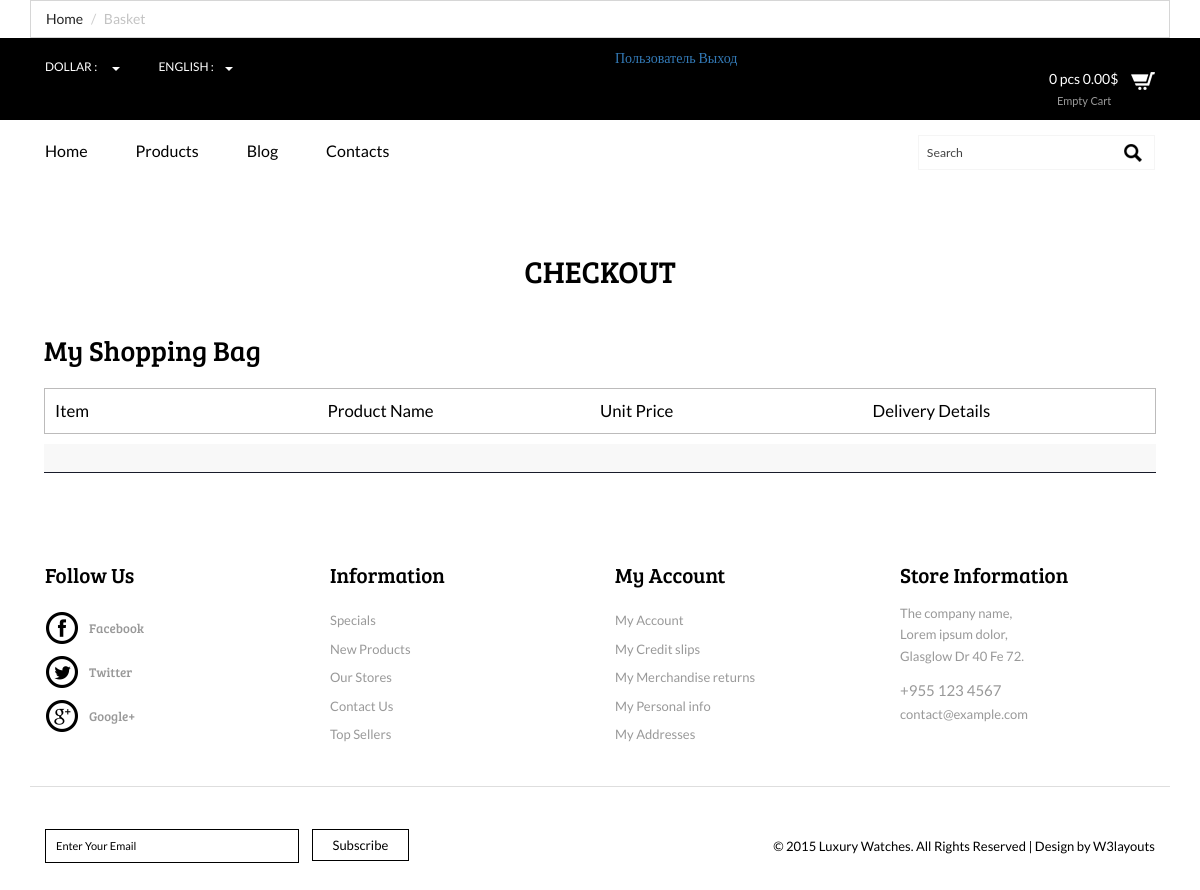
Screenshot of /basketapp/ (signed in) with the database file from the repository.
### authapp/models.py (models this page shows)
class ShopUser(AbstractUser):
    age = models.PositiveSmallIntegerField(verbose_name='возраст', null=True)
    avatar = models.ImageField(upload_to='users_avatars', blank=True)
    def basket_cost(self):
        return sum(item.product.price * item.quantity for item in self.user_basket.all()) #user_basket, потому что прописан RELATED_NAME в классе BasketItem,
    def basket_total_quantity(self):
        return sum(item.quantity for item in self.user_basket.all())

### basketapp/views.py (the view)
# urls.py: path('', adminapp.UsersList.as_view(), name='index'),
@login_required
def index(request):
    basket_items = request.user.user_basket.all()
    context = {
        'page_title': 'Luxury watches | Basket',
        'breadcrumbs_active': 'Basket',
        'basket_items': basket_items,
    }
    return render(request, 'basketapp/checkout.html', context)

### basketapp/templates/basketapp/checkout.html (shortened to what this page needs)
{% extends 'basketapp/base.html' %}
{% load static %}

### basketapp/templates/basketapp/base.html (shortened to what this page needs)
{% load static %}
<!DOCTYPE html>
<html>
<head>
    {% block bootstrap %}
    <link href="{% static 'css/bootstrap.css' %}" rel="stylesheet" type="text/css" media="all" />
    {% endblock %}
    {% block themes %}
<link href="{% static 'css/style.css' %}" rel="stylesheet" type="text/css" media="all" />
{% endblock %}
    {% block startmenu %}
<link href="{% static 'css/memenu.css' %}" rel="stylesheet" type="text/css" media="all" />
    {% endblock %}
{% include 'mainapp/includes/inc__breadcrumbs.html' %}
</head>
<body>
	<div class="top-header">
		<div class="container">
			<div class="top-header-main">
				<div class="col-md-6 top-header-left">
					<div class="drop">
						<div class="box">
						</div>
						<div class="box1">
						</div>
						<div class="clearfix"></div>
					</div>
				</div>
                <div class="col-md-6 top-header-left">
                        {% if user.is_authenticated %}
                            <a href="{% url 'auth:user_profile' %}">
                                {{ user.first_name|default:'Пользователь' }}
                            </a>
                            {% endif %}
                        {% if user.is_authenticated %}
                            <a href="{% url 'auth:logout' %}">Выход</a>
                            {% else %}
                            <a href="{% url 'auth:login' %}">Вход</a>
                        {% endif %}
                </div>
				</div>
				<div class="col-md-6 top-header-left">
					<div class="cart box_1">
						<a href="{% url 'basketapp:basketapp' %}">
							 <div class="total">
								<span class="Basket_summ">{{ user.basket_total_quantity }} pcs {{ user.basket_cost|floatformat:2 }}$</span></div>
								<img src="{% static 'images/cart-1.png' %}" alt="" />
						</a>
						<p><a href="{% url 'basketapp:delete_all' %}" class="simpleCart_empty">Empty Cart</a></p>
					</div>
				</div>
				<div class="clearfix"></div>
			</div>
		</div>
	{% include 'mainapp/includes/inc__main_horizontal_menu.html' %}
<div class="ckeckout">
    <div class="container">
        <div class="ckeck-top heading">
            <h2>CHECKOUT</h2>
        </div>
        <div class="ckeckout-top">
            <div class="cart-items">
                 <h3>My Shopping Bag</h3>
                <div class="in-check" >
                    <ul class="unit">
                        <li><span>Item</span></li>
                        <li><span>Product Name</span></li>
                        <li><span>Unit Price</span></li>
                        <li><span>Delivery Details</span></li>
                        <div class="clearfix"> </div>
                    </ul>
                    <ul class="cart-header">
                    </ul>
                </div>
            </div>
     </div>
    </div>
</div>
	<div class="information">
		<div class="container">
			<div class="infor-top">
				<div class="col-md-3 infor-left">
					<h3>Follow Us</h3>
					<ul>
						<li><a href="#"><span class="fb"></span><h6>Facebook</h6></a></li>
						<li><a href="#"><span class="twit"></span><h6>Twitter</h6></a></li>
						<li><a href="#"><span class="google"></span><h6>Google+</h6></a></li>
					</ul>
				</div>
				<div class="col-md-3 infor-left">
					<h3>Information</h3>
					<ul>
						<li><a href="#"><p>Specials</p></a></li>
						<li><a href="#"><p>New Products</p></a></li>
						<li><a href="#"><p>Our Stores</p></a></li>
						<li><a href="contact.html"><p>Contact Us</p></a></li>
						<li><a href="#"><p>Top Sellers</p></a></li>
					</ul>
				</div>
				<div class="col-md-3 infor-left">
					<h3>My Account</h3>
					<ul>
						<li><a href="account.html"><p>My Account</p></a></li>
						<li><a href="#"><p>My Credit slips</p></a></li>
						<li><a href="#"><p>My Merchandise returns</p></a></li>
						<li><a href="#"><p>My Personal info</p></a></li>
						<li><a href="#"><p>My Addresses</p></a></li>
					</ul>
				</div>
				<div class="col-md-3 infor-left">
					<h3>Store Information</h3>
					<h4>The company name,
						<span>Lorem ipsum dolor,</span>
						Glasglow Dr 40 Fe 72.</h4>
					<h5>+955 123 4567</h5>
					<p><a href="mailto:example@email.com">contact@example.com</a></p>
				</div>
				<div class="clearfix"></div>
			</div>
		</div>
	</div>
	<div class="footer">
		<div class="container">
			<div class="footer-top">
				<div class="col-md-6 footer-left">
					<form>
						<input type="text" value="Enter Your Email" onfocus="this.value = '';" onblur="if (this.value == '') {this.value = 'Enter Your Email';}">
						<input type="submit" value="Subscribe">
					</form>
				</div>
				<div class="col-md-6 footer-right">
					<p>© 2015 Luxury Watches. All Rights Reserved | Design by  <a href="http://w3layouts.com/" target="_blank">W3layouts</a> </p>
				</div>
				<div class="clearfix"></div>
			</div>
		</div>
	</div>
</body>
</html>

### static/css/style.css (style rules this page uses)
body { background:#fff; font-family: 'Lato-Regular'; }
body a { transition: 0.5s all; -webkit-transition: 0.5s all; -o-transition: 0.5s all; -moz-transition: 0.5s all; -ms-transition: 0.5s all; }
.top-header { background: #000; padding: 10px 0px; }
.box_1 { float: right; }
.drop { margin-top: 10px; }
a.simpleCart_empty { color: rgba(255, 255, 255, 0.6); font-family: 'Lato', sans-serif; font-size: 11px; }
.box_1 p { margin: 0px 0 0px 8px; }
.total { display: inline-block; vertical-align: middle; color: #fff; }
.box_1 a img { margin: 3px 0 0 10px; }
.box { float: left; width: 11%; margin-right: 10%; }
.box1 { float:left; width:20.5%; }
.infor-left h3 { font-size: 1.5em; color: #000; margin: 0 0 0 0; font-family: 'BreeSerif-Regular'; }
.infor-left ul li a span { background: url(/static/images/s-icons.png) no-repeat; width: 34px; height: 34px; display: inline-block; vertical-align: middle; }
.infor-left ul li a span.fb { background-position:0px 0px; }
.infor-left ul li a span.twit { background-position:-34px 0px; }
.infor-left ul li a span.google { background-position:-68px 0px; }
.infor-left ul { padding: 0; margin: 25px 0 0 0; }
.infor-left ul li { display:block; list-style:none; margin-top:10px; }
.infor-left ul li:nth-child(1) { margin-top:0; }
.infor-left ul li a h6 { color: #999; font-size: 13px; font-family: 'BreeSerif-Regular'; margin: 0 0 0 10px; display: inline-block; vertical-align: middle; }
.infor-left ul li a p { color: #999; font-size: 13px; margin: 0; }
.infor-left h4 { color: #999; font-size: 13px; margin: 20px 0 0 0; }
.infor-left h4 span { display: block; margin: 7px 0; }
.infor-left h5 { font-size: 15px; color: #999; margin: 19px 0 0 0; }
.infor-left p a { font-size: 13px; color: #999; }
.infor-left p { margin: 6px 0 0 0; }
.infor-top { border-bottom: 1px solid #DEDEDE; padding-bottom: 3em; }
.footer-left input[type="text"] { width: 47%; margin-right: 10px; color: #000; font-size: 11px; background: none; padding: 8px 10px; outline: none; border: none; border: 1px solid #000; }
.footer-left input[type=submit] { color: #000; padding: 6px 20px; font-size: 13px; cursor: pointer; border: 1px solid #000; background: none; outline: none; }
.footer { padding:3em 0px; }
.footer-right { text-align: right; }
.footer-right p { margin: 8px 0 0 0; font-size: 13px; color: #000; }
.footer-right p a { color: #000; }
.ckeckout { padding:6em 0px; }
ul.unit { border: 1px solid #BCBBBB; padding: 10px 10px; }
ul.unit li { display: inline-block; width: 25%; float: left; }
ul.unit li span { display:inline-block; color:#000; font-size:1.2em; text-align:center; }
ul.cart-header, ul.cart-header1 { padding: 1em; background: #f8f8f8; border-bottom: 1px solid #181b2a; margin-bottom: 20px; }
.in-check { margin-top: 2%; }
.cart-header,.cart-header1,.cart-header2 { position:relative; }
.cart-items { padding: 0 1em; }
.cart-items h3 { font-size: 2em; color: #000; margin: 0 0 0 0; font-family: 'BreeSerif-Regular'; }
.ckeck-top { text-align:center; margin-bottom:4%; }
ul { padding: 0; list-style: none; }
.heading h2 { font-size: 2.2em; margin: 0 0 0 0; color: #000; font-family: 'BreeSerif-Regular'; }
@media (max-width:1280px) { .contact,.pages,.account,.register,.ckeckout,.prdt { padding: 5em 0px; } }

### rows the page displays
ShopUser: first_name "Пользователь", basket_total_quantity "0", basket_cost "0.00"

### other values shown
{{ breadcrumbs_active }} "Basket"
